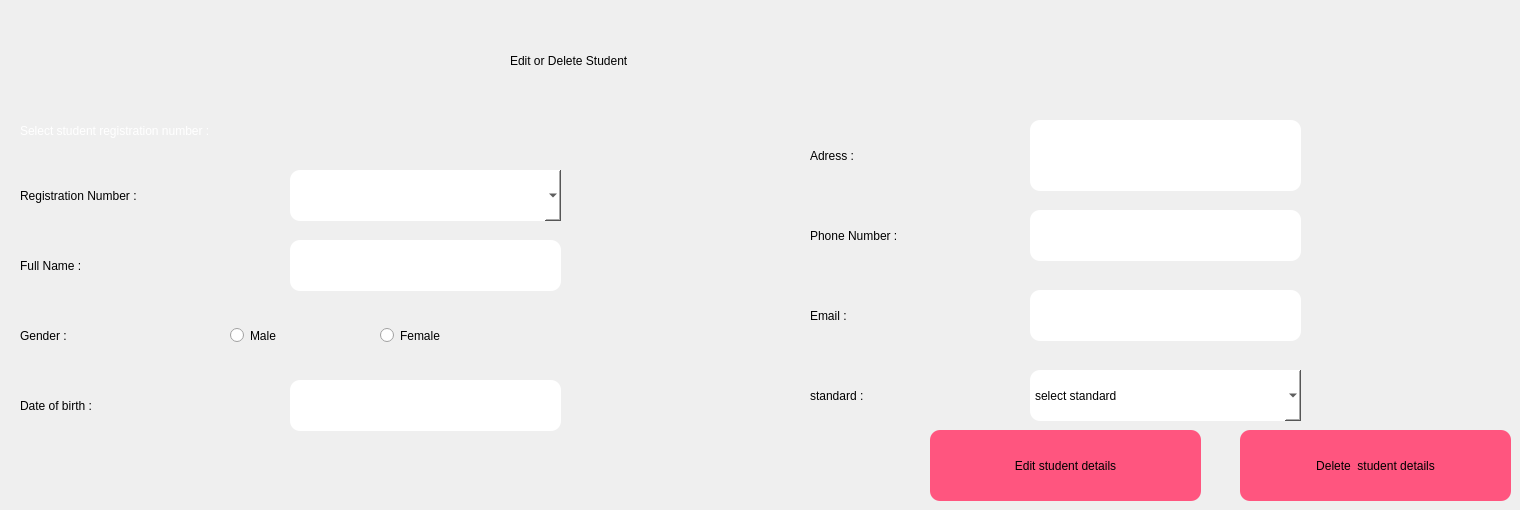
    <widget class="QWidget" name="tab_4">
     <attribute name="title">
      <string>editstudent</string>
     </attribute>
     <widget class="QLabel" name="label_18">
      <property name="geometry">
       <rect>
        <x>510</x>
        <y>20</y>
        <width>401</width>
        <height>81</height>
       </rect>
      </property>
      <property name="styleSheet">
       <string notr="true">font: 75 24pt &quot;MS Shell Dlg 2&quot;;</string>
      </property>
      <property name="text">
       <string>Edit or Delete Student</string>
      </property>
     </widget>
     <widget class="QLabel" name="label_19">
      <property name="geometry">
       <rect>
        <x>20</x>
        <y>110</y>
        <width>571</width>
        <height>41</height>
       </rect>
      </property>
      <property name="styleSheet">
       <string notr="true">color:rgb(255, 255, 255);
font: 75 21pt &quot;MS Shell Dlg 2&quot;;</string>
      </property>
      <property name="text">
       <string>Select student registration number :</string>
      </property>
     </widget>
     <widget class="QLabel" name="label_20">
      <property name="geometry">
       <rect>
        <x>20</x>
        <y>170</y>
        <width>271</width>
        <height>51</height>
       </rect>
      </property>
      <property name="styleSheet">
       <string notr="true">font: 75 16pt &quot;MS Shell Dlg 2&quot;;</string>
      </property>
      <property name="text">
       <string>Registration Number :</string>
      </property>
     </widget>
     <widget class="QLabel" name="label_37">
      <property name="geometry">
       <rect>
        <x>20</x>
        <y>240</y>
        <width>151</width>
        <height>51</height>
       </rect>
      </property>
      <property name="styleSheet">
       <string notr="true">font: 75 16pt &quot;MS Shell Dlg 2&quot;;</string>
      </property>
      <property name="text">
       <string>Full Name :</string>
      </property>
     </widget>
     <widget class="QLineEdit" name="fn1">
      <property name="geometry">
       <rect>
        <x>290</x>
        <y>240</y>
        <width>271</width>
        <height>51</height>
       </rect>
      </property>
      <property name="styleSheet">
       <string notr="true">background-color: rgb(255, 255, 255);
border-radius:10px;</string>
      </property>
     </widget>
     <widget class="QLabel" name="label_38">
      <property name="geometry">
       <rect>
        <x>20</x>
        <y>310</y>
        <width>151</width>
        <height>51</height>
       </rect>
      </property>
      <property name="styleSheet">
       <string notr="true">font: 75 16pt &quot;MS Shell Dlg 2&quot;;</string>
      </property>
      <property name="text">
       <string>Gender :</string>
      </property>
     </widget>
     <widget class="QRadioButton" name="m1">
      <property name="geometry">
       <rect>
        <x>230</x>
        <y>320</y>
        <width>91</width>
        <height>31</height>
       </rect>
      </property>
      <property name="styleSheet">
       <string notr="true">font: 75 16pt &quot;MS Shell Dlg 2&quot;;</string>
      </property>
      <property name="text">
       <string>Male</string>
      </property>
     </widget>
     <widget class="QRadioButton" name="f1">
      <property name="geometry">
       <rect>
        <x>380</x>
        <y>320</y>
        <width>121</width>
        <height>31</height>
       </rect>
      </property>
      <property name="styleSheet">
       <string notr="true">font: 75 16pt &quot;MS Shell Dlg 2&quot;;</string>
      </property>
      <property name="text">
       <string>Female</string>
      </property>
     </widget>
     <widget class="QLabel" name="label_39">
      <property name="geometry">
       <rect>
        <x>20</x>
        <y>380</y>
        <width>211</width>
        <height>51</height>
       </rect>
      </property>
      <property name="styleSheet">
       <string notr="true">font: 75 16pt &quot;MS Shell Dlg 2&quot;;</string>
      </property>
      <property name="text">
       <string>Date of birth :</string>
      </property>
     </widget>
     <widget class="QLineEdit" name="dt1">
      <property name="geometry">
       <rect>
        <x>290</x>
        <y>380</y>
        <width>271</width>
        <height>51</height>
       </rect>
      </property>
      <property name="styleSheet">
       <string notr="true">background-color: rgb(255, 255, 255);
border-radius:10px;</string>
      </property>
     </widget>
     <widget class="QComboBox" name="rn1">
      <property name="geometry">
       <rect>
        <x>290</x>
        <y>170</y>
        <width>271</width>
        <height>51</height>
       </rect>
      </property>
      <property name="styleSheet">
       <string notr="true">background-color: rgb(255, 255, 255);
font: 75 12pt &quot;MS Shell Dlg 2&quot;;
border-radius:10px;
</string>
      </property>
     </widget>
     <widget class="QLabel" name="label_40">
      <property name="geometry">
       <rect>
        <x>810</x>
        <y>130</y>
        <width>211</width>
        <height>51</height>
       </rect>
      </property>
      <property name="styleSheet">
       <string notr="true">font: 75 16pt &quot;MS Shell Dlg 2&quot;;</string>
      </property>
      <property name="text">
       <string>Adress :</string>
      </property>
     </widget>
     <widget class="QTextEdit" name="ad1">
      <property name="geometry">
       <rect>
        <x>1030</x>
        <y>120</y>
        <width>271</width>
        <height>71</height>
       </rect>
      </property>
      <property name="styleSheet">
       <string notr="true">background-color: rgb(255, 255, 255);
border-radius:10px;</string>
      </property>
     </widget>
     <widget class="QLabel" name="label_41">
      <property name="geometry">
       <rect>
        <x>810</x>
        <y>210</y>
        <width>211</width>
        <height>51</height>
       </rect>
      </property>
      <property name="styleSheet">
       <string notr="true">font: 75 16pt &quot;MS Shell Dlg 2&quot;;</string>
      </property>
      <property name="text">
       <string>Phone Number :</string>
      </property>
     </widget>
     <widget class="QLineEdit" name="nb1">
      <property name="geometry">
       <rect>
        <x>1030</x>
        <y>210</y>
        <width>271</width>
        <height>51</height>
       </rect>
      </property>
      <property name="styleSheet">
       <string notr="true">background-color: rgb(255, 255, 255);
border-radius:10px;</string>
      </property>
     </widget>
     <widget class="QLabel" name="label_42">
      <property name="geometry">
       <rect>
        <x>810</x>
        <y>290</y>
        <width>211</width>
        <height>51</height>
       </rect>
      </property>
      <property name="styleSheet">
       <string notr="true">font: 75 16pt &quot;MS Shell Dlg 2&quot;;</string>
      </property>
      <property name="text">
       <string>Email :</string>
      </property>
     </widget>
     <widget class="QLineEdit" name="em1">
      <property name="geometry">
       <rect>
        <x>1030</x>
        <y>290</y>
        <width>271</width>
        <height>51</height>
       </rect>
      </property>
      <property name="styleSheet">
       <string notr="true">background-color: rgb(255, 255, 255);
border-radius:10px;</string>
      </property>
     </widget>
     <widget class="QLabel" name="label_43">
      <property name="geometry">
       <rect>
        <x>810</x>
        <y>370</y>
        <width>211</width>
        <height>51</height>
       </rect>
      </property>
      <property name="styleSheet">
       <string notr="true">font: 75 16pt &quot;MS Shell Dlg 2&quot;;</string>
      </property>
      <property name="text">
       <string>standard :</string>
      </property>
     </widget>
     <widget class="QComboBox" name="st1">
      <property name="geometry">
       <rect>
        <x>1030</x>
        <y>370</y>
        <width>271</width>
        <height>51</height>
       </rect>
      </property>
      <property name="styleSheet">
       <string notr="true">background-color: rgb(255, 255, 255);
font: 75 12pt &quot;MS Shell Dlg 2&quot;;
border-radius:10px;
</string>
      </property>
      <item>
       <property name="text">
        <string>select standard</string>
       </property>
      </item>
      <item>
       <property name="text">
        <string>1st standard</string>
       </property>
      </item>
      <item>
       <property name="text">
        <string>2nd standard</string>
       </property>
      </item>
      <item>
       <property name="text">
        <string>3rd standard</string>
       </property>
      </item>
      <item>
       <property name="text">
        <string>4th standard</string>
       </property>
      </item>
      <item>
       <property name="text">
        <string>5th standard</string>
       </property>
      </item>
      <item>
       <property name="text">
        <string>6th standard</string>
       </property>
      </item>
      <item>
       <property name="text">
        <string>7th standard</string>
       </property>
      </item>
      <item>
       <property name="text">
        <string>8th standard</string>
       </property>
      </item>
      <item>
       <property name="text">
        <string>9th standard</string>
       </property>
      </item>
      <item>
       <property name="text">
        <string>10th standard</string>
       </property>
      </item>
      <item>
       <property name="text">
        <string>11th standard</string>
       </property>
      </item>
     </widget>
     <widget class="QPushButton" name="delete1">
      <property name="geometry">
       <rect>
        <x>1240</x>
        <y>430</y>
        <width>271</width>
        <height>71</height>
       </rect>
      </property>
      <property name="styleSheet">
       <string notr="true">border-radius:10px;
background-color: rgb(255, 85, 127);
border-color: rgb(0, 0, 0);
border-width:2px;
border-color: rgb(0, 0, 0);
font: 75 16pt &quot;MS Shell Dlg 2&quot;;</string>
      </property>
      <property name="text">
       <string>Delete  student details</string>
      </property>
     </widget>
     <widget class="QPushButton" name="edit1">
      <property name="geometry">
       <rect>
        <x>930</x>
        <y>430</y>
        <width>271</width>
        <height>71</height>
       </rect>
      </property>
      <property name="styleSheet">
       <string notr="true">border-radius:10px;
background-color: rgb(255, 85, 127);
border-color: rgb(0, 0, 0);
border-width:2px;
border-color: rgb(0, 0, 0);
font: 75 16pt &quot;MS Shell Dlg 2&quot;;</string>
      </property>
      <property name="text">
       <string>Edit student details</string>
      </property>
     </widget>
    </widget>
